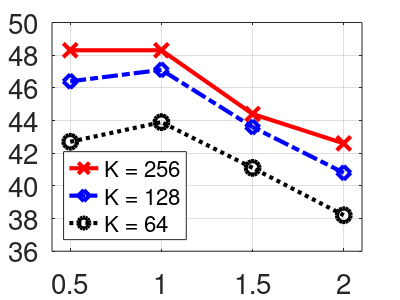
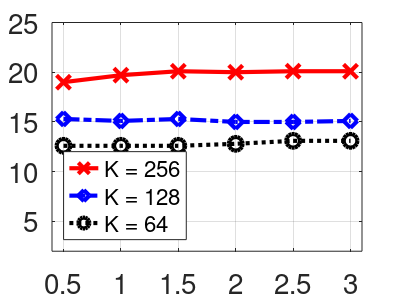

MATLAB code to generate these figures, in order:
%Overlapping Segments and each two frames.
close all
clear all
clc

%% KTH
close all
clear all
clc

kth_overseg_1 = [48.3	48.3	44.4	42.6]; % 256
kth_overseg_2 = [46.4	47.1	43.6	40.8]; % 128. %Added on August 10/2015
kth_overseg_3 = [42.7	43.9	41.1	38.2]; % 64
t = [ 0.5 1 1.5 2];
%subplot(1,2,1)
figure(1)
plot(t, kth_overseg_1, '-rx','LineWidth',3,'MarkerSize',10)
hold on
plot(t, kth_overseg_2, '-.bd','LineWidth',3,'MarkerSize',10)
plot(t, kth_overseg_3, ':ko','LineWidth',3,'MarkerSize',10)
grid
axis([0.4,2.1,36,50])
%title('s-KTH dataset','FontSize',24,'FontWeight','bold');

set(gca,'XTick',t); % Change x-axis ticks
set(gca,'XTickLabel',t, 'FontSize',20); % Change x-axis ticks labels to desired values.
h_legend = legend('K = 256','K = 128','K = 64', 'Location','southwest');
set(h_legend,'FontSize',16);
%ylabel('Performance (%)','FontSize',24, 'FontWeight','bold') % y-axis label
%xlabel({'Segment Length (seconds)'; ' '},'FontSize',24,'FontWeight','bold') % x-axis label

%To save
width = 4;     % Width in inches
height = 3;    % Height in inches

set(gcf,'InvertHardcopy','on');
set(gcf,'PaperUnits', 'inches');
papersize = get(gcf, 'PaperSize');
left = (papersize(1)- width)/2;
bottom = (papersize(2)- height)/2;
myfiguresize = [left, bottom, width, height];
set(gcf,'PaperPosition', myfiguresize);

 print('/media/johanna/HD1T/latex-svn/assembla/wacv_2016_a/images/BoW_kth_K256_128_64_Nov','-depsc2','-r300');


%% CMU
cmu_overseg_1 = [19.0	19.7	20.1	20.0	20.1	20.1];  %256
cmu_overseg_2 = [15.3	15.1	15.3	15.0	15.0	15.1];  %128
cmu_overseg_3 = [12.6	12.6	12.6	12.8	13.1	13.1];  %64


%t = [0.5 1 1.5 2];
t = [0.5 1 1.5 2 2.5 3];

figure(2)
plot(t, cmu_overseg_1, '-rx','LineWidth',3,'MarkerSize',10)
hold on
plot(t, cmu_overseg_2, '-.bd','LineWidth',3,'MarkerSize',10)
plot(t, cmu_overseg_3, ':ko','LineWidth',3,'MarkerSize',10)
grid
axis([0.4,3.1,2,25])
%title('CMU-MMAC dataset','FontSize',24,'FontWeight','bold');
set(gca,'XTick',t); % Change x-axis ticks
set(gca,'XTickLabel',t, 'FontSize',20); % Change x-axis ticks labels to desired values.
h_legend = legend('K = 256','K = 128','K = 64', 'Location','southwest');
set(h_legend,'FontSize',16);%ylabel('Performance (%)','FontSize',24,'FontWeight','bold') % y-axis label
%xlabel({'Segment Length (seconds)'; ' '},'FontSize',24,'FontWeight','bold') % x-axis label

%To save
width = 4;     % Width in inches
height = 3;    % Height in inches

set(gcf,'InvertHardcopy','on');
set(gcf,'PaperUnits', 'inches');
papersize = get(gcf, 'PaperSize');
left = (papersize(1)- width)/2;
bottom = (papersize(2)- height)/2;
myfiguresize = [left, bottom, width, height];
set(gcf,'PaperPosition', myfiguresize);
print('/media/johanna/HD1T/latex-svn/assembla/wacv_2016_a/images/BoW_cmu_K256_128_64_Nov','-depsc2','-r300');

close all